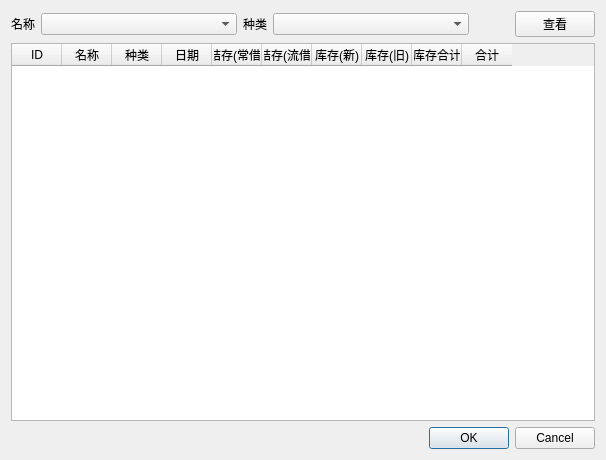
<?xml version="1.0" encoding="UTF-8"?>
<ui version="4.0">
 <class>showLastRecord</class>
 <widget class="QDialog" name="showLastRecord">
  <property name="windowModality">
   <enum>Qt::NonModal</enum>
  </property>
  <property name="geometry">
   <rect>
    <x>0</x>
    <y>0</y>
    <width>606</width>
    <height>460</height>
   </rect>
  </property>
  <property name="windowTitle">
   <string>查看库存情况</string>
  </property>
  <layout class="QVBoxLayout" name="verticalLayout">
   <item>
    <layout class="QHBoxLayout" name="horizontalLayout" stretch="0,2,0,2,0,0">
     <item>
      <widget class="QLabel" name="label">
       <property name="text">
        <string>名称</string>
       </property>
      </widget>
     </item>
     <item>
      <widget class="QComboBox" name="comboBox"/>
     </item>
     <item>
      <widget class="QLabel" name="label_2">
       <property name="text">
        <string>种类</string>
       </property>
      </widget>
     </item>
     <item>
      <widget class="QComboBox" name="comboBox_2"/>
     </item>
     <item>
      <spacer name="horizontalSpacer">
       <property name="orientation">
        <enum>Qt::Horizontal</enum>
       </property>
       <property name="sizeHint" stdset="0">
        <size>
         <width>40</width>
         <height>20</height>
        </size>
       </property>
      </spacer>
     </item>
     <item>
      <widget class="QPushButton" name="pushButton">
       <property name="text">
        <string>查看</string>
       </property>
      </widget>
     </item>
    </layout>
   </item>
   <item>
    <widget class="QTableWidget" name="tableWidget">
     <property name="contextMenuPolicy">
      <enum>Qt::DefaultContextMenu</enum>
     </property>
     <property name="editTriggers">
      <set>QAbstractItemView::NoEditTriggers</set>
     </property>
     <property name="selectionMode">
      <enum>QAbstractItemView::SingleSelection</enum>
     </property>
     <property name="selectionBehavior">
      <enum>QAbstractItemView::SelectRows</enum>
     </property>
     <attribute name="horizontalHeaderVisible">
      <bool>true</bool>
     </attribute>
     <attribute name="horizontalHeaderCascadingSectionResizes">
      <bool>true</bool>
     </attribute>
     <attribute name="horizontalHeaderDefaultSectionSize">
      <number>50</number>
     </attribute>
     <attribute name="horizontalHeaderShowSortIndicator" stdset="0">
      <bool>false</bool>
     </attribute>
     <attribute name="horizontalHeaderStretchLastSection">
      <bool>false</bool>
     </attribute>
     <attribute name="verticalHeaderVisible">
      <bool>false</bool>
     </attribute>
     <attribute name="verticalHeaderCascadingSectionResizes">
      <bool>true</bool>
     </attribute>
     <attribute name="verticalHeaderDefaultSectionSize">
      <number>20</number>
     </attribute>
     <attribute name="verticalHeaderMinimumSectionSize">
      <number>20</number>
     </attribute>
     <attribute name="verticalHeaderShowSortIndicator" stdset="0">
      <bool>false</bool>
     </attribute>
     <attribute name="verticalHeaderStretchLastSection">
      <bool>false</bool>
     </attribute>
     <column>
      <property name="text">
       <string>ID</string>
      </property>
     </column>
     <column>
      <property name="text">
       <string>名称</string>
      </property>
     </column>
     <column>
      <property name="text">
       <string>种类</string>
      </property>
     </column>
     <column>
      <property name="text">
       <string>日期</string>
      </property>
     </column>
     <column>
      <property name="text">
       <string>结存(常借)</string>
      </property>
     </column>
     <column>
      <property name="text">
       <string>结存(流借)</string>
      </property>
     </column>
     <column>
      <property name="text">
       <string>库存(新)</string>
      </property>
     </column>
     <column>
      <property name="text">
       <string>库存(旧)</string>
      </property>
     </column>
     <column>
      <property name="text">
       <string>库存合计</string>
      </property>
     </column>
     <column>
      <property name="text">
       <string>合计</string>
      </property>
     </column>
    </widget>
   </item>
   <item>
    <widget class="QDialogButtonBox" name="buttonBox">
     <property name="orientation">
      <enum>Qt::Horizontal</enum>
     </property>
     <property name="standardButtons">
      <set>QDialogButtonBox::Cancel|QDialogButtonBox::Ok</set>
     </property>
    </widget>
   </item>
  </layout>
 </widget>
 <resources/>
 <connections>
  <connection>
   <sender>buttonBox</sender>
   <signal>accepted()</signal>
   <receiver>showLastRecord</receiver>
   <slot>accept()</slot>
   <hints>
    <hint type="sourcelabel">
     <x>248</x>
     <y>254</y>
    </hint>
    <hint type="destinationlabel">
     <x>157</x>
     <y>274</y>
    </hint>
   </hints>
  </connection>
  <connection>
   <sender>buttonBox</sender>
   <signal>rejected()</signal>
   <receiver>showLastRecord</receiver>
   <slot>reject()</slot>
   <hints>
    <hint type="sourcelabel">
     <x>316</x>
     <y>260</y>
    </hint>
    <hint type="destinationlabel">
     <x>286</x>
     <y>274</y>
    </hint>
   </hints>
  </connection>
 </connections>
</ui>
